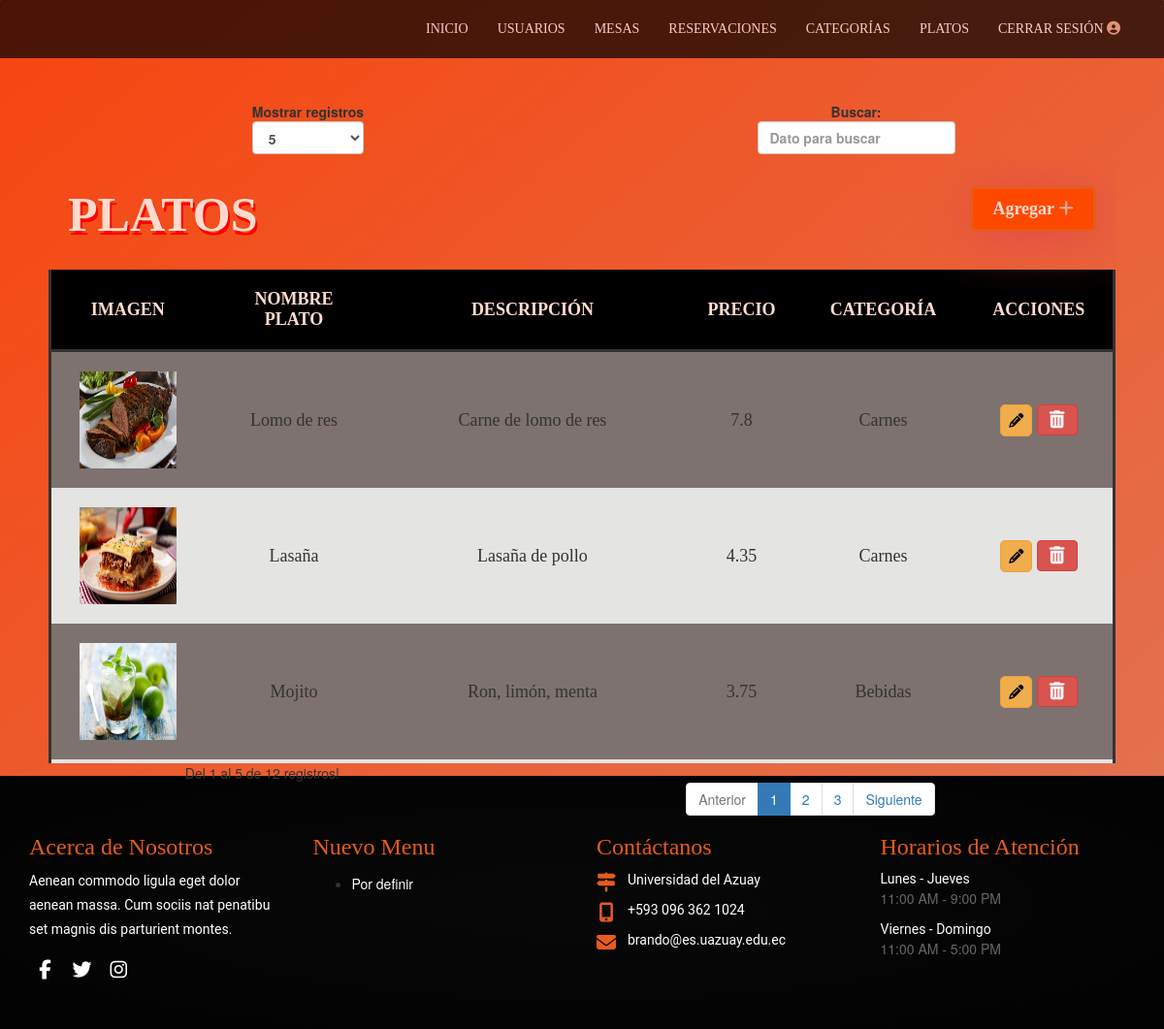
Page /html/administrador/platos.php on the committed database.
### tables this page shows
CREATE TABLE `platos` (
  `id_plato` int NOT NULL,
  `nombre_plato` varchar(64) NOT NULL,
  `descripcion_plato` varchar(128) NOT NULL,
  `precio_plato` double NOT NULL,
  `imagen_plato` varchar(128) NOT NULL,
  `fk_id_categoria` int NOT NULL
);

CREATE TABLE `categoria` (
  `id_categoria` int NOT NULL,
  `nombre_categoria` varchar(64) NOT NULL
);

### php/controlador/formularios.controlador.php (called while the page is built, shortened)
<?php
    class ControladorFormularios{
        static public function ctrSelectPlato(){
            $tabla = "platos";
            $tabla2 = "categoria";
            $respuesta = ModeloFormularios::mdlSelectPlato($tabla,$tabla2);
            if($respuesta){
                return $respuesta;
            }else{
                return "null";
            }
        }
    }
?>

### php/modelos/conexion.php (called while the page is built)
<?php
    class Conexion{
        static public function conectar(){
            $link = new PDO("mysql:host=localhost;dbname=restaurante","root","");
            $link -> exec("set names utf8");
            return $link;
        }
    }
?>

### php/modelos/formularios.modelo.php (called while the page is built, shortened)
<?php
    class ModeloFormularios{
        static public function mdlSelectPlato($tabla,$tabla2){
            require_once "../../php/modelos/conexion.php";
            $stmt = Conexion::conectar() -> prepare("SELECT * FROM $tabla INNER JOIN $tabla2 ON fk_id_categoria=id_categoria");
            $stmt -> execute();
            $num = $stmt->rowCount();
            if($num > 0){
                return $stmt -> fetchAll();
            }else{
                return null;
            }
        }
        static public function mdlSelectCategoria($tabla){
            require_once "../../php/modelos/conexion.php";
            $stmt = Conexion::conectar() -> prepare("SELECT * FROM $tabla");
            $stmt -> execute();
            $num = $stmt->rowCount();
            if($num > 0){
                return $stmt -> fetchAll();
            }else{
                return null;
            }
        }
    }
?>

### html/administrador/platos.php (the view, shortened to what this page needs)
<?php
    require_once "../../php/modelos/conexion.php";
    require_once "../../php/controlador/formularios.controlador.php";
    require_once "../../php/modelos/formularios.modelo.php";
    $platos = ControladorFormularios::ctrSelectPlato();
?>
<!DOCTYPE html>
<html lang="en">
<head>
    <link rel="stylesheet" href="../../css/bootstrap.min.css" media="screen" type="text/css">
    <link rel="stylesheet" href="../../css/responsive.css" media="screen" type="text/css">
    <link id="changeable-colors" rel="stylesheet" href="../../css/colors/orange.css"  type="text/css"/>
    <link rel="stylesheet" href="../../css/adm_style.css?=<?php echo (rand()); ?>" type="text/css" >
</head>
<body>
    <header>
        <nav class="menu">
            <ul class="nav">
                <li><a href="../administrador/inicio.php">Inicio</a></li>
                <li><a href="../administrador/usuarios.php">Usuarios</a></li>
                <li><a href="../administrador/mesas.php" class="active" id="mesas">Mesas</a></li>
                <li><a href="../administrador/reservaciones.php">Reservaciones</a></li>
                <li><a href="../administrador/categorias.php">Categor&iacute;as</a></li>
                <li><a href="../administrador/platos.php">Platos</a></li>
                <li><a href="../../html/salir.php">Cerrar Sesi&oacute;n <i class="fas fa-user-circle"></i></a></li>
            </ul>
        </nav>
    </header>
    <section class="main">
        <article class="item_content">
            <table class="table_user display" id="tablaUser">
                <caption>PLATOS<label for="addUser" class="caption_b">Agregar <i class="fas fa-plus"></i></label></caption>
                <thead>
                    <tr>
                        <th>IMAGEN</th>
                        <th>NOMBRE PLATO</th>
                        <th>DESCRIPCI&Oacute;N</th>
                        <th>PRECIO</th>
                        <th>CATEGOR&Iacute;A</th>
                        <th>ACCIONES</th>
                    </tr>
                </thead>
                <tbody>
                    <?php
                        if(isset($platos)):
                            foreach($platos as $plato): ?>
                                <tr>
                                    <td><img src="../../upload/<?php echo $plato["imagen_plato"]; ?>" width="100px" height="100px" alt=""></td>
                                    <td><?php echo $plato["nombre_plato"]; ?></td>
                                    <td><?php echo $plato["descripcion_plato"]; ?></td>
                                    <td><?php echo $plato["precio_plato"]; ?></td>
                                    <td><?php echo $plato["nombre_categoria"]; ?></td>
                                    <td>
                                        <form method="POST">
                                            <a href="../../html/administrador/editar_plato.php?id=<?php echo $plato["id_plato"]; ?>" class="btn btn-warning fas fa-pencil-alt"></a>
                                            <button onclick="return eliminar();" type="submit" class="btn btn-danger fas fa-trash-alt fa-1x"></button>
                                        </form>
                                    </td>
                                </tr>
                            <?php endforeach ?>
                        <?php endif; ?>
                </tbody>
            </table>
        </article>
    </section>
   <div class="footer-box pad-top-70" id="footer">
    <div class="container">
        <div class="row footer_l">
            <div class="footer-in-main">
                <div class="footer-logo">
                </div>
                <div class="col-lg-3 col-md-3 col-sm-6 col-xs-12">
                    <div class="footer-box-a">
                        <h3>Acerca de Nosotros</h3>
                        <p>Aenean commodo ligula eget dolor aenean massa. Cum sociis nat penatibu set magnis dis parturient montes.</p>
                        <ul class="socials-box footer-socials pull-left">
                            <li>
                                <a href="#">
                                    <div class="social-circle-border"><i class="fa  fa-facebook"></i></div>
                                </a>
                            </li>
                            <li>
                                <a href="#">
                                    <div class="social-circle-border"><i class="fa fa-twitter"></i></div>
                                </a>
                            </li>
                            <li>
                                <a href="#">
                                    <div class="social-circle-border"><i class="fa fa-instagram"></i></div>
                                </a>
                            </li>
                        </ul>
                    </div>
                </div>
                <div class="col-lg-3 col-md-3 col-sm-6 col-xs-12">
                    <div class="footer-box-b">
                        <h3>Nuevo Menu</h3>
                        <ul>
                            <li><a href="#">Por definir</a></li>
                        </ul>
                    </div>
                </div>
                <div class="col-lg-3 col-md-3 col-sm-6 col-xs-12">
                    <div class="footer-box-c">
                        <h3>Cont&aacute;ctanos</h3>
                        <p>
                            <i class="fa fa-map-signs" aria-hidden="true"></i>
                            <span>Universidad del Azuay</span>
                        </p>
                        <p>
                            <i class="fa fa-mobile" aria-hidden="true"></i>
                            <span>
                            +593 096 362 1024
                        </span>
                        </p>
                        <p>
                            <i class="fa fa-envelope" aria-hidden="true"></i>
                            <span><a href="mailto:brando@es.uazuay.edu.ec?">brando@es.uazuay.edu.ec</a></span>
                        </p>
                    </div>
                </div>
                <div class="col-lg-3 col-md-3 col-sm-6 col-xs-12">
                    <div class="footer-box-d">
                        <h3>Horarios de Atenci&oacute;n</h3>
                        <ul>
                            <li>
                                <p>Lunes - Jueves </p>
                                <span> 11:00 AM - 9:00 PM</span>
                            </li>
                            <li>
                                <p>Viernes - Domingo </p>
                                <span>  11:00 AM - 5:00 PM</span>
                            </li>
                        </ul>
                    </div>
                </div>
            </div>
        </div>
    </div>
</body>
</html>

### css/colors/orange.css (style rules this page uses)
.footer-box-a h3 { color: #e75b1e; }
.footer-box-b h3 { color: #e75b1e; }
.footer-box-c h3 { color: #e75b1e; }
.footer-box-d h3 { color: #e75b1e; }
.footer-box-c p i { color: #e75b1e; }

### css/adm_style.css (style rules this page uses)
body { background: linear-gradient(to bottom right, rgb(247, 69, 15),rgb(224, 119, 86)); background-repeat: no-repeat; background-position: center; background-size: cover; margin: 0; height: 100vh; }
header { position: absolute; margin: 0; width: 100%; }
i.fas { color: #ddaa94; }
nav.menu { position: fixed; background-color: #000; opacity: .7; width: 100%; border-radius: 1px; z-index: 1; }
nav.menu ul { list-style: none; display: flex; float: right; margin: 10px; padding-right: 20px; }
nav.menu li a { text-transform: uppercase; color: #fff; font-family: georgia; }
@media (max-width:1400px) { h3 { font-size: 15px; } }
@media (max-width:1600px) { h3 { font-size: 19px; } }
h3 { font-size: 15px; font-family: georgia; }
section.main { position: relative; top: 40px; margin: 0 !important; padding: 15px 0 15px; line-height: normal; font-size: 100%; height: 100%; text-align: center; }
article.item_content { margin: 50px; }
table.table_user { width: 100%; border-bottom: solid; border-left: solid; border-right: solid; font-family: georgia; }
table.table_user caption { color: rgb(255 219 206); font-size: 50px; font-family: georgia; font-weight: 600; margin: 20px; text-shadow: 2px 4px red; }
table.table_user label.caption_b { position: relative; float: right; font-family: georgia; text-align: right; background-color: rgb(255, 72, 0); border: 3px solid #e75b1e; border-radius: 5px; font-size: 18px; padding:10px; padding-left: 20px; padding-right: 20px; text-shadow: none; box-shadow: 1px 7px 50px rgb(223 76 76); }
table.table_user thead { background-color: rgba(0, 0, 0); color: rgb(255 219 206); }
table.table_user tr, th, td { text-align: center; padding: 20px; font-size: 18px; }
table.table_user tbody tr:nth-child(even) { background-color: #e4e4e3; }
table.table_user tbody tr:nth-child(odd) { background-color: #7d726f; }
table.table_user tbody tr td a { color:#000; padding: 8px; border-radius: 5px; text-decoration: none; font-size: 15px; }
.footer_l { margin-bottom: 40px; }
.footer-box { background:#202020; }
.footer-logo { padding-bottom:40px; }
.footer-socials { margin: 10px 0; line-height: 30px; padding: 4px; text-align: center; -webkit-transition: all 0.3s ease; -moz-transition: all 0.3s ease; -o-transition: all 0.3s ease; transition: all 0.3s ease; }
.socials-box { display: table-cell; vertical-align: middle; margin: 1px 0px; padding: 4px; }
.footer-box { background-image:radial-gradient(ellipse at center, rgba(0, 0, 0, 0.57) 0%,rgba(0, 0, 0, 0.87) 100%); background-color:#111;background-position:center;background-repeat:no-repeat;background-size:cover; }
.socials-box li { display: inline-block; opacity: 1; margin-right: 7px; }
.footer-box .social-circle-border { background-color: transparent; color: #fff; -webkit-transition: all 0.3s ease; -moz-transition: all 0.3s ease; -o-transition: all 0.3s ease; transition: all 0.3s ease; }
.social-circle-border { font-size: 20px; line-height: 23px; margin-right: 2px; height: 25px; width: 25px; border-radius: 50%; background-color: transparent; color: #6f6f6f; text-align: center; }
.footer-box-a h3 { font-size:24px; font-family: 'nautilus_pompiliusregular'; }
.footer-box-a p { font-size: 14px; font-family: 'Roboto', sans-serif; color:#ffffff; line-height: 25px; }
.footer-box-b h3 { font-size:24px; font-family: 'nautilus_pompiliusregular'; }
.footer-box-b ul li { line-height:30px; }
.footer-box-b ul li a { color:#ffffff; }
.footer-box-c h3 { font-size:24px; font-family: 'nautilus_pompiliusregular'; }
.footer-box-c p { font-size: 14px; font-family: 'Roboto', sans-serif; color:#ffffff; }
.footer-box-c p i { font-size: 20px; position: relative; top: 4px; float: left; min-width: 20px; text-align: center; }
.footer-box-c p span { display: table; padding-left: 12px; padding-top:1px; }
.footer-box-c p a { color:#ffffff; }
.footer-box-d h3 { font-size:24px; font-family: 'nautilus_pompiliusregular'; }
.footer-box-d p { font-size: 14px; font-family: 'Roboto', sans-serif; color:#ffffff; }
.footer-box-d ul { margin:0px; padding:0px; list-style:none; }
.footer-box-d ul li { display: inline-block; width: 100%; padding-bottom:12px; }
.footer-box-d ul li p { padding:0px; margin:0px; }
.footer-box-d ul li span { color: #666; }

### rows in the picture
platos: imagen_plato (picture), nombre_plato "Lomo de res", descripcion_plato "Carne de lomo de res", precio_plato "7.8", fk_id_categoria.nombre_categoria "Carnes"
platos: imagen_plato (picture), nombre_plato "Lasaña", descripcion_plato "Lasaña de pollo", precio_plato "4.35", fk_id_categoria.nombre_categoria "Carnes"
platos: imagen_plato (picture), nombre_plato "Mojito", descripcion_plato "Ron, limón, menta", precio_plato "3.75", fk_id_categoria.nombre_categoria "Bebidas"
